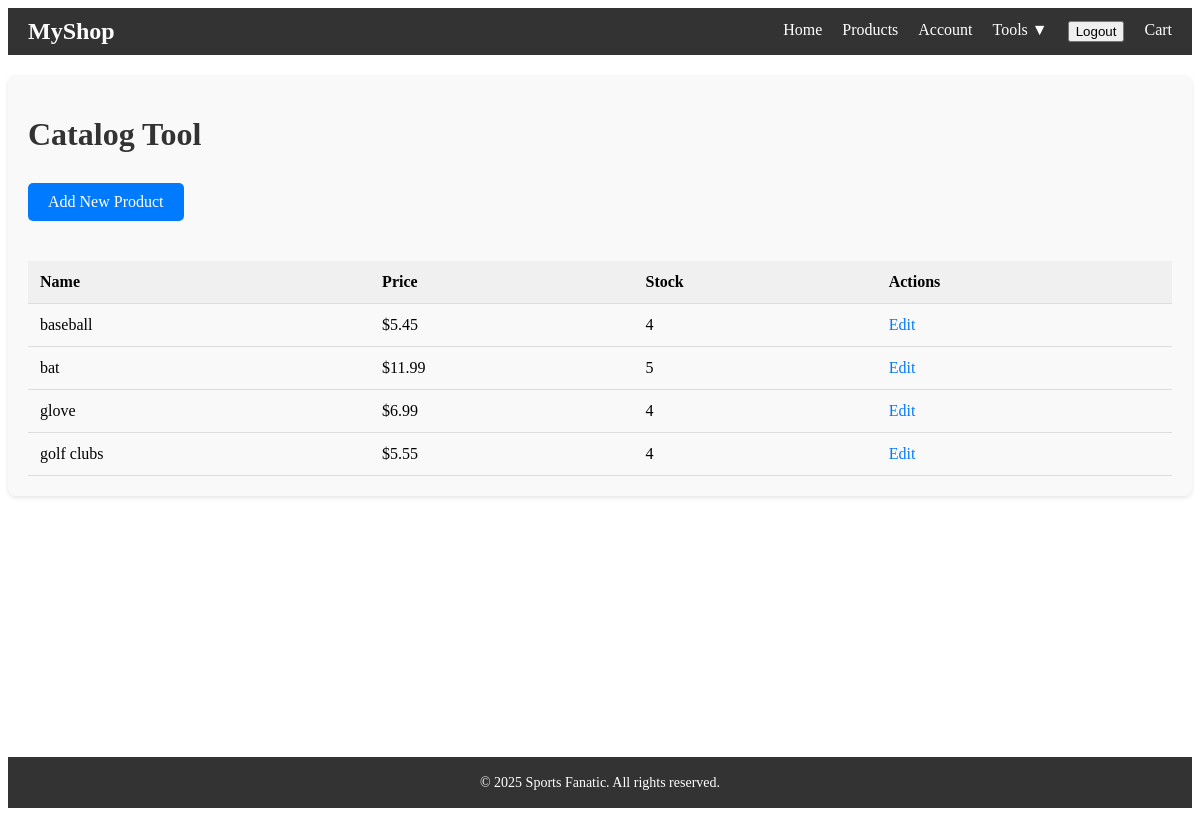
The app's page /catalog/ (signed in), older data.
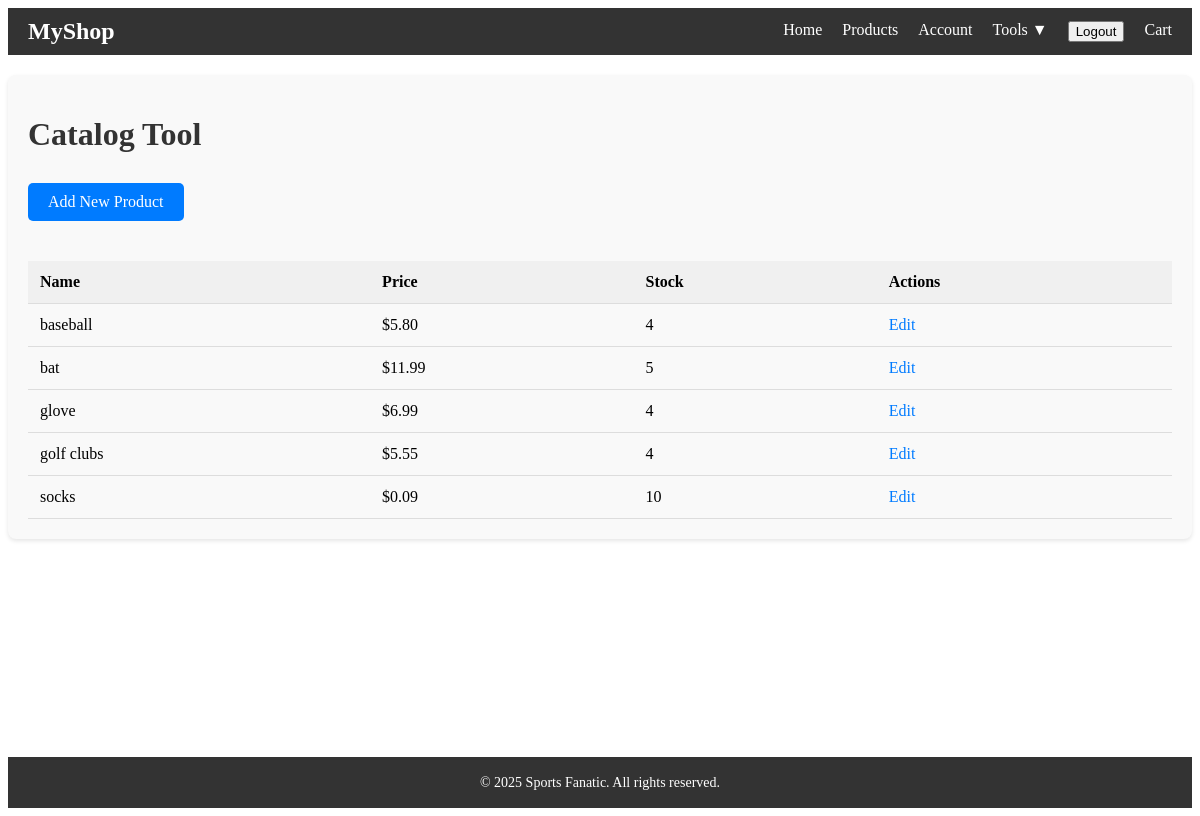
The same page, newer data.
### store/models.py (models this page shows, shortened)
class Product(models.Model):
    name = models.CharField(max_length=255)
    price = models.DecimalField(max_digits=10, decimal_places=2)
    stock = models.PositiveIntegerField(default=10)
    image = models.ImageField(upload_to='products/', blank=True, null=True)
    description = models.TextField(blank=True)

### store/views.py (the view)
# urls.py: path('catalog/', views.catalog_tool, name='catalog_tool'),
@login_required
def catalog_tool(request):
    products = Product.objects.all()
    return render(request, 'store/catalog_tool.html', {'products': products})

### store/templates/store/catalog_tool.html (shortened to what this page needs)
{% extends 'store/base.html' %}
{% load static %}
{% block styles %}
<link rel="stylesheet" href="{% static 'store/catalog_tool.css' %}">
{% endblock %}
{% block content %}
<div class="catalog-tool-container">
    <h1>Catalog Tool</h1>
    <a href="{% url 'add_product' %}" class="btn">Add New Product</a>
    <table>
        <thead>
            <tr>
                <th>Name</th>
                <th>Price</th>
                <th>Stock</th>
                <th>Actions</th>
            </tr>
        </thead>
        <tbody>
            {% for product in products %}
            <tr>
                <td>{{ product.name }}</td>
                <td>${{ product.price }}</td>
                <td>{{ product.stock }}</td>
                <td>
                    <a href="{% url 'edit_product' product.id %}">Edit</a>
                </td>
            </tr>
            {% endfor %}
        </tbody>
    </table>
</div>
{% endblock %}

Row changes from the older to the newer data that the page shows:
changed Product "baseball": price "5.45" → "5.80"
added Product: name "socks", price "0.09", stock "10"
